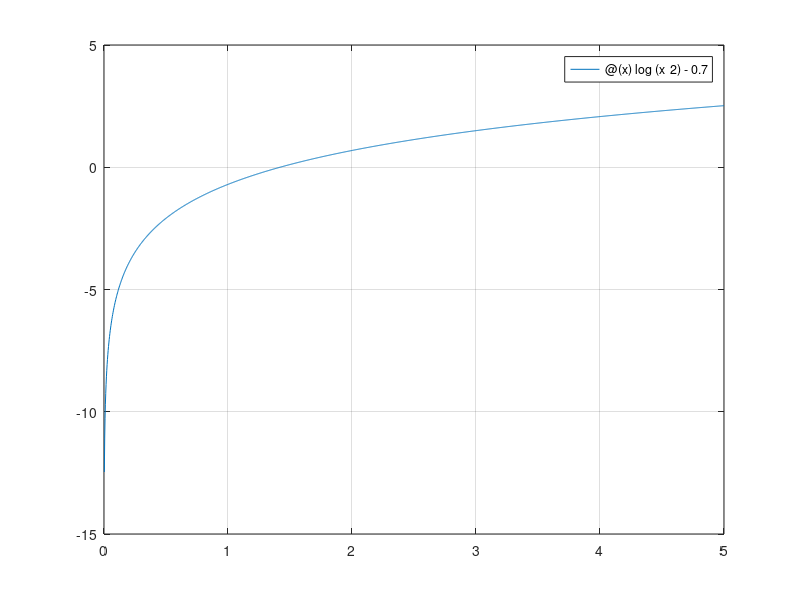

The MATLAB source for this figure: (Note: this script raises an error after producing the figure.)
%%Problem5_7

%(a)
f=@(x) log(x^2)-0.7;
fplot(f,[0,5]),grid 

%(b)
f= @(x) log(x^2)-0.7;
bisect(f,0.5,2) 

%(c)
f= @(x) log(x^2)-0.7;
false_position(f,0.5,2)


